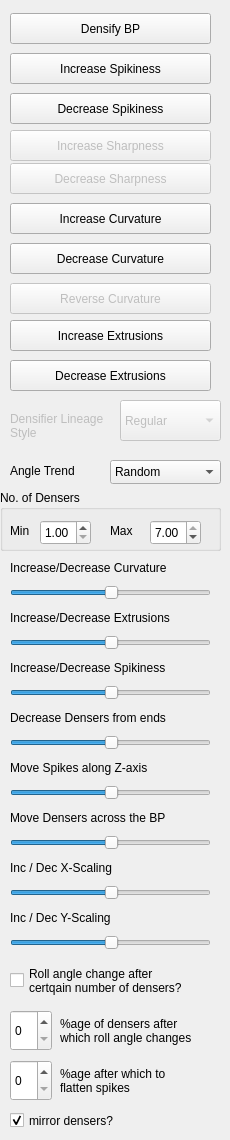
      <widget class="QWidget" name="tab_7">
       <attribute name="title">
        <string>Densification</string>
       </attribute>
       <widget class="QPushButton" name="pushButton_8">
        <property name="geometry">
         <rect>
          <x>10</x>
          <y>13</y>
          <width>201</width>
          <height>31</height>
         </rect>
        </property>
        <property name="text">
         <string>Densify BP</string>
        </property>
       </widget>
       <widget class="QPushButton" name="pushButton_34">
        <property name="geometry">
         <rect>
          <x>10</x>
          <y>53</y>
          <width>201</width>
          <height>31</height>
         </rect>
        </property>
        <property name="text">
         <string>Increase Spikiness</string>
        </property>
       </widget>
       <widget class="QPushButton" name="pushButton_35">
        <property name="geometry">
         <rect>
          <x>10</x>
          <y>93</y>
          <width>201</width>
          <height>31</height>
         </rect>
        </property>
        <property name="text">
         <string>Decrease Spikiness</string>
        </property>
       </widget>
       <widget class="QPushButton" name="pushButton_36">
        <property name="enabled">
         <bool>false</bool>
        </property>
        <property name="geometry">
         <rect>
          <x>10</x>
          <y>130</y>
          <width>201</width>
          <height>31</height>
         </rect>
        </property>
        <property name="text">
         <string>Increase Sharpness</string>
        </property>
       </widget>
       <widget class="QPushButton" name="pushButton_37">
        <property name="enabled">
         <bool>false</bool>
        </property>
        <property name="geometry">
         <rect>
          <x>10</x>
          <y>163</y>
          <width>201</width>
          <height>31</height>
         </rect>
        </property>
        <property name="text">
         <string>Decrease Sharpness</string>
        </property>
       </widget>
       <widget class="QPushButton" name="pushButton_38">
        <property name="geometry">
         <rect>
          <x>10</x>
          <y>203</y>
          <width>201</width>
          <height>31</height>
         </rect>
        </property>
        <property name="text">
         <string>Increase Curvature</string>
        </property>
       </widget>
       <widget class="QPushButton" name="pushButton_39">
        <property name="geometry">
         <rect>
          <x>10</x>
          <y>243</y>
          <width>201</width>
          <height>31</height>
         </rect>
        </property>
        <property name="text">
         <string>Decrease Curvature</string>
        </property>
       </widget>
       <widget class="QPushButton" name="pushButton_40">
        <property name="geometry">
         <rect>
          <x>10</x>
          <y>320</y>
          <width>201</width>
          <height>31</height>
         </rect>
        </property>
        <property name="text">
         <string>Increase Extrusions</string>
        </property>
       </widget>
       <widget class="QPushButton" name="pushButton_41">
        <property name="geometry">
         <rect>
          <x>10</x>
          <y>360</y>
          <width>201</width>
          <height>31</height>
         </rect>
        </property>
        <property name="text">
         <string>Decrease Extrusions</string>
        </property>
       </widget>
       <widget class="QPushButton" name="pushButton_44">
        <property name="enabled">
         <bool>false</bool>
        </property>
        <property name="geometry">
         <rect>
          <x>10</x>
          <y>283</y>
          <width>201</width>
          <height>31</height>
         </rect>
        </property>
        <property name="text">
         <string>Reverse Curvature</string>
        </property>
       </widget>
       <widget class="QLabel" name="label_50">
        <property name="enabled">
         <bool>false</bool>
        </property>
        <property name="geometry">
         <rect>
          <x>10</x>
          <y>410</y>
          <width>111</width>
          <height>31</height>
         </rect>
        </property>
        <property name="text">
         <string>Densifier Lineage 
Style</string>
        </property>
       </widget>
       <widget class="QComboBox" name="comboBox_6">
        <property name="enabled">
         <bool>false</bool>
        </property>
        <property name="geometry">
         <rect>
          <x>120</x>
          <y>400</y>
          <width>101</width>
          <height>41</height>
         </rect>
        </property>
        <item>
         <property name="text">
          <string>Regular</string>
         </property>
        </item>
        <item>
         <property name="text">
          <string>Varying</string>
         </property>
        </item>
       </widget>
       <widget class="QComboBox" name="comboBox_16">
        <property name="geometry">
         <rect>
          <x>110</x>
          <y>460</y>
          <width>111</width>
          <height>24</height>
         </rect>
        </property>
        <property name="currentText">
         <string>Random</string>
        </property>
        <item>
         <property name="text">
          <string>Random</string>
         </property>
        </item>
        <item>
         <property name="text">
          <string>Ascending</string>
         </property>
        </item>
        <item>
         <property name="text">
          <string>Descending</string>
         </property>
        </item>
        <item>
         <property name="text">
          <string>Asc-&gt;Desc</string>
         </property>
        </item>
        <item>
         <property name="text">
          <string>Desc-&gt;Asc</string>
         </property>
        </item>
       </widget>
       <widget class="QLabel" name="label_80">
        <property name="geometry">
         <rect>
          <x>10</x>
          <y>460</y>
          <width>91</width>
          <height>21</height>
         </rect>
        </property>
        <property name="text">
         <string>Angle Trend</string>
        </property>
       </widget>
       <widget class="QGroupBox" name="groupBox_15">
        <property name="geometry">
         <rect>
          <x>0</x>
          <y>490</y>
          <width>221</width>
          <height>61</height>
         </rect>
        </property>
        <property name="title">
         <string>No. of Densers</string>
        </property>
        <widget class="QDoubleSpinBox" name="doubleSpinBox_15">
         <property name="geometry">
          <rect>
           <x>40</x>
           <y>30</y>
           <width>51</width>
           <height>25</height>
          </rect>
         </property>
         <property name="minimum">
          <double>1.000000000000000</double>
         </property>
         <property name="maximum">
          <double>6.900000000000000</double>
         </property>
         <property name="singleStep">
          <double>0.200000000000000</double>
         </property>
        </widget>
        <widget class="QLabel" name="label_48">
         <property name="geometry">
          <rect>
           <x>110</x>
           <y>30</y>
           <width>31</width>
           <height>21</height>
          </rect>
         </property>
         <property name="text">
          <string>Max</string>
         </property>
        </widget>
        <widget class="QLabel" name="label_47">
         <property name="geometry">
          <rect>
           <x>10</x>
           <y>30</y>
           <width>31</width>
           <height>21</height>
          </rect>
         </property>
         <property name="text">
          <string>Min</string>
         </property>
        </widget>
        <widget class="QDoubleSpinBox" name="doubleSpinBox_14">
         <property name="geometry">
          <rect>
           <x>150</x>
           <y>30</y>
           <width>51</width>
           <height>25</height>
          </rect>
         </property>
         <property name="minimum">
          <double>1.100000000000000</double>
         </property>
         <property name="maximum">
          <double>7.000000000000000</double>
         </property>
         <property name="singleStep">
          <double>0.200000000000000</double>
         </property>
         <property name="value">
          <double>7.000000000000000</double>
         </property>
        </widget>
       </widget>
       <widget class="QSlider" name="horizontalSlider_16">
        <property name="enabled">
         <bool>true</bool>
        </property>
        <property name="geometry">
         <rect>
          <x>10</x>
          <y>580</y>
          <width>201</width>
          <height>25</height>
         </rect>
        </property>
        <property name="value">
         <number>50</number>
        </property>
        <property name="orientation">
         <enum>Qt::Horizontal</enum>
        </property>
        <property name="invertedAppearance">
         <bool>false</bool>
        </property>
        <property name="invertedControls">
         <bool>false</bool>
        </property>
        <property name="tickPosition">
         <enum>QSlider::NoTicks</enum>
        </property>
       </widget>
       <widget class="QLabel" name="label_52">
        <property name="geometry">
         <rect>
          <x>10</x>
          <y>560</y>
          <width>191</width>
          <height>16</height>
         </rect>
        </property>
        <property name="text">
         <string>Increase/Decrease Curvature</string>
        </property>
       </widget>
       <widget class="QSlider" name="horizontalSlider_17">
        <property name="enabled">
         <bool>true</bool>
        </property>
        <property name="geometry">
         <rect>
          <x>10</x>
          <y>630</y>
          <width>201</width>
          <height>25</height>
         </rect>
        </property>
        <property name="value">
         <number>50</number>
        </property>
        <property name="orientation">
         <enum>Qt::Horizontal</enum>
        </property>
        <property name="invertedAppearance">
         <bool>false</bool>
        </property>
        <property name="invertedControls">
         <bool>false</bool>
        </property>
        <property name="tickPosition">
         <enum>QSlider::NoTicks</enum>
        </property>
       </widget>
       <widget class="QLabel" name="label_53">
        <property name="geometry">
         <rect>
          <x>10</x>
          <y>610</y>
          <width>191</width>
          <height>16</height>
         </rect>
        </property>
        <property name="text">
         <string>Increase/Decrease Extrusions</string>
        </property>
       </widget>
       <widget class="QSlider" name="horizontalSlider_18">
        <property name="enabled">
         <bool>true</bool>
        </property>
        <property name="geometry">
         <rect>
          <x>10</x>
          <y>680</y>
          <width>201</width>
          <height>25</height>
         </rect>
        </property>
        <property name="value">
         <number>50</number>
        </property>
        <property name="orientation">
         <enum>Qt::Horizontal</enum>
        </property>
        <property name="invertedAppearance">
         <bool>false</bool>
        </property>
        <property name="invertedControls">
         <bool>false</bool>
        </property>
        <property name="tickPosition">
         <enum>QSlider::NoTicks</enum>
        </property>
       </widget>
       <widget class="QLabel" name="label_74">
        <property name="geometry">
         <rect>
          <x>10</x>
          <y>660</y>
          <width>191</width>
          <height>16</height>
         </rect>
        </property>
        <property name="text">
         <string>Increase/Decrease Spikiness</string>
        </property>
       </widget>
       <widget class="QSlider" name="horizontalSlider_19">
        <property name="enabled">
         <bool>true</bool>
        </property>
        <property name="geometry">
         <rect>
          <x>10</x>
          <y>730</y>
          <width>201</width>
          <height>25</height>
         </rect>
        </property>
        <property name="value">
         <number>50</number>
        </property>
        <property name="orientation">
         <enum>Qt::Horizontal</enum>
        </property>
        <property name="invertedAppearance">
         <bool>false</bool>
        </property>
        <property name="invertedControls">
         <bool>false</bool>
        </property>
        <property name="tickPosition">
         <enum>QSlider::NoTicks</enum>
        </property>
       </widget>
       <widget class="QLabel" name="label_78">
        <property name="enabled">
         <bool>true</bool>
        </property>
        <property name="geometry">
         <rect>
          <x>10</x>
          <y>710</y>
          <width>191</width>
          <height>16</height>
         </rect>
        </property>
        <property name="text">
         <string>Decrease Densers from ends</string>
        </property>
       </widget>
       <widget class="QSlider" name="horizontalSlider_20">
        <property name="enabled">
         <bool>true</bool>
        </property>
        <property name="geometry">
         <rect>
          <x>10</x>
          <y>780</y>
          <width>201</width>
          <height>25</height>
         </rect>
        </property>
        <property name="value">
         <number>50</number>
        </property>
        <property name="orientation">
         <enum>Qt::Horizontal</enum>
        </property>
        <property name="invertedAppearance">
         <bool>false</bool>
        </property>
        <property name="invertedControls">
         <bool>false</bool>
        </property>
        <property name="tickPosition">
         <enum>QSlider::NoTicks</enum>
        </property>
       </widget>
       <widget class="QLabel" name="label_79">
        <property name="geometry">
         <rect>
          <x>10</x>
          <y>760</y>
          <width>191</width>
          <height>16</height>
         </rect>
        </property>
        <property name="text">
         <string>Move Spikes along Z-axis</string>
        </property>
       </widget>
       <widget class="QSlider" name="horizontalSlider_21">
        <property name="enabled">
         <bool>true</bool>
        </property>
        <property name="geometry">
         <rect>
          <x>10</x>
          <y>880</y>
          <width>201</width>
          <height>25</height>
         </rect>
        </property>
        <property name="value">
         <number>50</number>
        </property>
        <property name="orientation">
         <enum>Qt::Horizontal</enum>
        </property>
        <property name="invertedAppearance">
         <bool>false</bool>
        </property>
        <property name="invertedControls">
         <bool>false</bool>
        </property>
        <property name="tickPosition">
         <enum>QSlider::NoTicks</enum>
        </property>
       </widget>
       <widget class="QLabel" name="label_82">
        <property name="geometry">
         <rect>
          <x>10</x>
          <y>860</y>
          <width>191</width>
          <height>16</height>
         </rect>
        </property>
        <property name="text">
         <string>Inc / Dec X-Scaling</string>
        </property>
       </widget>
       <widget class="QSlider" name="horizontalSlider_22">
        <property name="enabled">
         <bool>true</bool>
        </property>
        <property name="geometry">
         <rect>
          <x>10</x>
          <y>930</y>
          <width>201</width>
          <height>25</height>
         </rect>
        </property>
        <property name="value">
         <number>50</number>
        </property>
        <property name="orientation">
         <enum>Qt::Horizontal</enum>
        </property>
        <property name="invertedAppearance">
         <bool>false</bool>
        </property>
        <property name="invertedControls">
         <bool>false</bool>
        </property>
        <property name="tickPosition">
         <enum>QSlider::NoTicks</enum>
        </property>
       </widget>
       <widget class="QLabel" name="label_91">
        <property name="geometry">
         <rect>
          <x>10</x>
          <y>910</y>
          <width>191</width>
          <height>16</height>
         </rect>
        </property>
        <property name="text">
         <string>Inc / Dec Y-Scaling</string>
        </property>
       </widget>
       <widget class="QSlider" name="horizontalSlider_23">
        <property name="enabled">
         <bool>true</bool>
        </property>
        <property name="geometry">
         <rect>
          <x>10</x>
          <y>830</y>
          <width>201</width>
          <height>25</height>
         </rect>
        </property>
        <property name="value">
         <number>50</number>
        </property>
        <property name="orientation">
         <enum>Qt::Horizontal</enum>
        </property>
        <property name="invertedAppearance">
         <bool>false</bool>
        </property>
        <property name="invertedControls">
         <bool>false</bool>
        </property>
        <property name="tickPosition">
         <enum>QSlider::NoTicks</enum>
        </property>
       </widget>
       <widget class="QLabel" name="label_93">
        <property name="geometry">
         <rect>
          <x>10</x>
          <y>810</y>
          <width>191</width>
          <height>16</height>
         </rect>
        </property>
        <property name="text">
         <string>Move Densers across the BP</string>
        </property>
       </widget>
       <widget class="QCheckBox" name="checkBox_3">
        <property name="geometry">
         <rect>
          <x>10</x>
          <y>960</y>
          <width>201</width>
          <height>41</height>
         </rect>
        </property>
        <property name="text">
         <string>Roll angle change after 
certqain number of densers?</string>
        </property>
       </widget>
       <widget class="QSpinBox" name="spinBox_4">
        <property name="geometry">
         <rect>
          <x>10</x>
          <y>1010</y>
          <width>42</width>
          <height>41</height>
         </rect>
        </property>
       </widget>
       <widget class="QLabel" name="label_94">
        <property name="geometry">
         <rect>
          <x>60</x>
          <y>1010</y>
          <width>151</width>
          <height>41</height>
         </rect>
        </property>
        <property name="text">
         <string>%age of densers after 
which roll angle changes</string>
        </property>
       </widget>
       <widget class="QLabel" name="label_95">
        <property name="geometry">
         <rect>
          <x>60</x>
          <y>1060</y>
          <width>151</width>
          <height>41</height>
         </rect>
        </property>
        <property name="text">
         <string>%age after which to
flatten spikes</string>
        </property>
       </widget>
       <widget class="QSpinBox" name="spinBox_9">
        <property name="geometry">
         <rect>
          <x>10</x>
          <y>1060</y>
          <width>42</width>
          <height>41</height>
         </rect>
        </property>
       </widget>
       <widget class="QCheckBox" name="checkBox_5">
        <property name="geometry">
         <rect>
          <x>10</x>
          <y>1110</y>
          <width>201</width>
          <height>21</height>
         </rect>
        </property>
        <property name="text">
         <string>mirror densers?</string>
        </property>
        <property name="checked">
         <bool>true</bool>
        </property>
       </widget>
      </widget>
